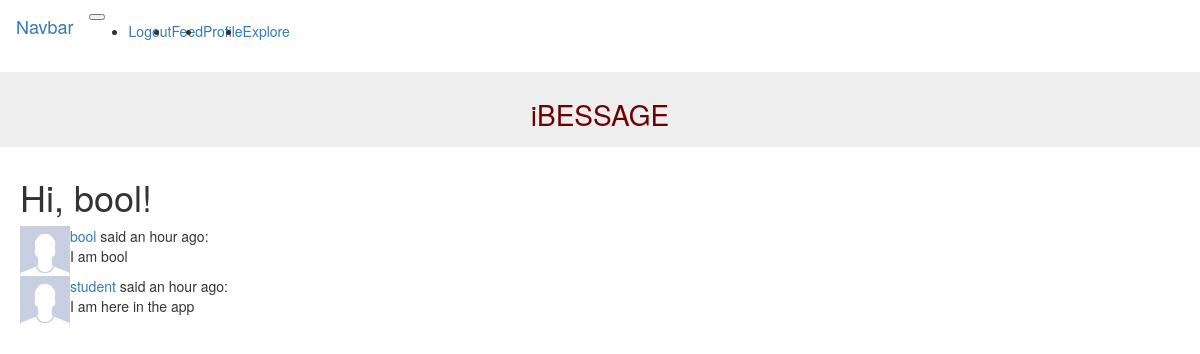
The page /explore (signed in) on the database its author committed.
### app/models.py (models this page shows, shortened)
class User(UserMixin, db.Model):
    id = db.Column(db.Integer, primary_key=True)
    username = db.Column(db.String(64), index=True, unique=True)
    email = db.Column(db.String(120), index=True, unique=True)
    password_hash = db.Column(db.String(128))
    posts = db.relationship('Post', backref='author', lazy='dynamic')
    followed = db.relationship(
        'User', secondary=followers,
        primaryjoin=(followers.c.follower_id == id),
        secondaryjoin=(followers.c.followed_id == id),
        backref=db.backref('followers', lazy='dynamic'), lazy='dynamic')

class Post(db.Model):
    id = db.Column(db.Integer, primary_key=True)
    body = db.Column(db.String(140))
    timestamp = db.Column(db.DateTime, index=True, default=datetime.utcnow)
    user_id = db.Column(db.Integer, db.ForeignKey('user.id'))

### app/routes.py (the view)
@app.route('/explore')
@login_required
def explore():
    posts = Post.query.order_by(Post.timestamp.desc()).all()
    return render_template('index.html', title='Explore', posts=posts)

### app/models.py (called while the page is built)
@login.user_loader
def load_user(id):
    return User.query.get(int(id))

### app/templates/index.html (shortened to what this page needs)
{% extends "base.html" %}
{% import 'bootstrap/wtf.html' as wtf %}
{% block appcontent %}
  <h1>Hi, {{ current_user.username }}!</h1>
  {% for post in posts %}
      {% include '_post.html' %}
  {% endfor %}
{% endblock %}

### app/templates/_post.html
<table>
    <tr valign="top">
        <td><img src="/static/avatar.jpg" width="50" height="50"></td>
        <td>
          <a href="{{ url_for('user', username=post.author.username) }}">
              {{ post.author.username }}
          </a>
            said {{ moment(post.timestamp).fromNow() }}:
                <br>
                {{ post.body }}
        </td>
    </tr>
</table>

### rows shown on the page
User: username "bool"
Post: author.username "bool", timestamp "an hour ago", body "I am bool"
Post: author.username "student", timestamp "an hour ago", body "I am here in the app"
